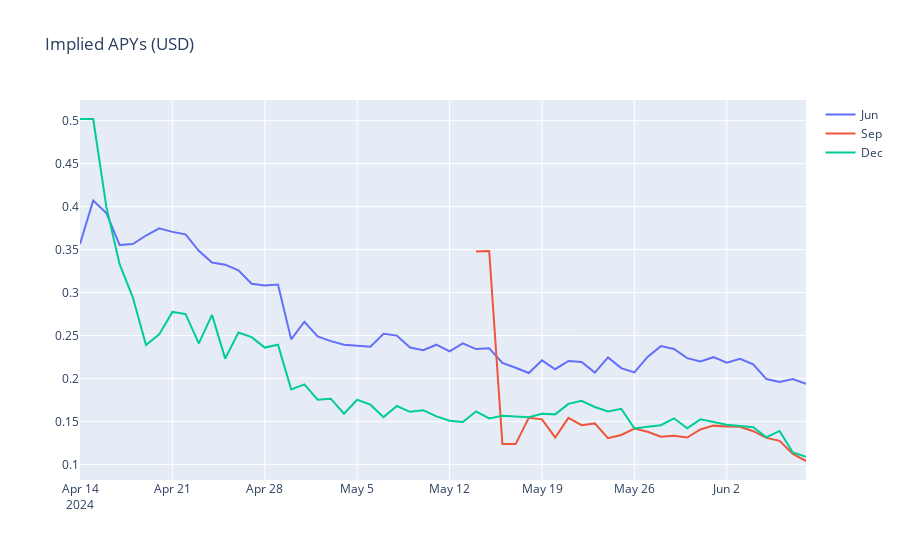

The cell this chart's notebook holds for it:
### Code cell
# Create a line plot of implied APYs
fig = go.Figure()

fig.add_trace(go.Scatter(x=prices_df_jun.index, y=prices_df_jun['implied_apy_usd'], mode='lines', name='Jun'))
fig.add_trace(go.Scatter(x=prices_df_sep.index, y=prices_df_sep['implied_apy_usd'], mode='lines', name='Sep'))
fig.add_trace(go.Scatter(x=prices_df_dec.index, y=prices_df_dec['implied_apy_usd'], mode='lines', name='Dec'))

# Set the title
fig.update_layout(title='Implied APYs (USD)')

# Show the plot
fig.show()
